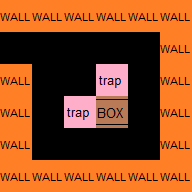

Rendered tile map (Tiled .tmx) drawn with the repository's tilesets; below, a short description and the map source with its tile grids summarised:
An orthogonal 6x6 tile map with 32x32 px tiles, 2 tile layers (Calque de Tile 1, meta), 2 tilesets.

<map version="1.0" orientation="orthogonal" width="6" height="6" tilewidth="32" tileheight="32">
 <tileset firstgid="1" name="min" tilewidth="32" tileheight="32">
  <image source="../tilesets/walls.png" width="256" height="192" />
 </tileset>
 <tileset firstgid="49" name="meta" tilewidth="32" tileheight="32">
  <image source="../tilesets/metaset2.png" width="64" height="64" />
 </tileset>
 <layer name="Calque de Tile 1" width="6" height="6">
  <data>[36 cells, 36 non-empty, 1 distinct tile ids]</data>
 </layer>
 <layer name="meta" width="6" height="6">
  <data>[36 cells, 22 non-empty, 3 distinct tile ids]</data>
 </layer>
</map>
